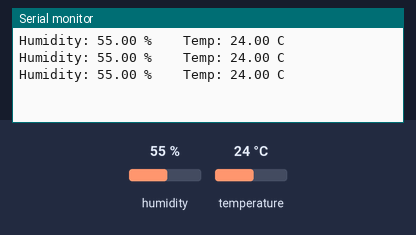
Simulated run of this sketch. Board: Arduino Uno, built with avr-gcc and run on an emulated ATmega328P. Parts: the last lines printed to the serial monitor. Inputs (shaded band) come from the test bench; at power-on: humidity 55 %, temperature 24 °C.

Above: at 2.8 s.
2.9 s: humidity set to 22 %
At 4.4 s:
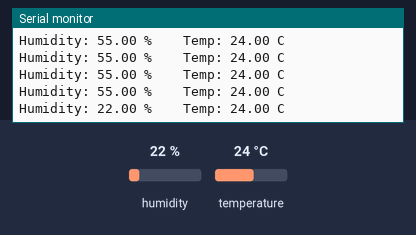
5.6 s: temperature set to 12 °C
At 6.8 s:
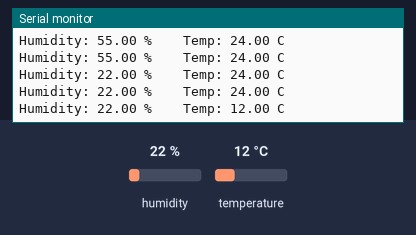
8.3 s: humidity set to 40 %
At 9.9 s:
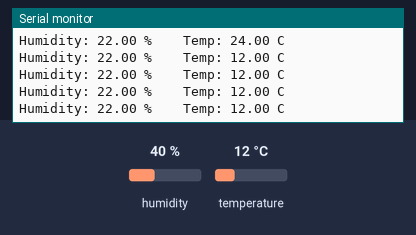
Timing chart, 0 to 11.4 s (numbered marks = the images above; inputs shaded):
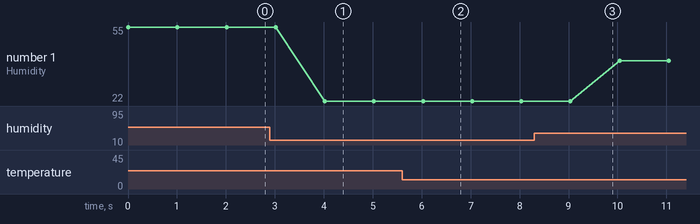

The sketch:

DHT21_Uno.ino
```cpp
// Download Library: "DHT sensor library" และ "Adafruit Unified Sensor" จาก Library Manager
#include "DHT.h"
#define DHTPIN 2       // Data Wire to D2
#define DHTTYPE DHT21  // Config Model (DHT21)

DHT dht(DHTPIN, DHTTYPE);

void setup() {
  Serial.begin(9600);
  dht.begin();
}

void loop() {
  float h = dht.readHumidity();
  float t = dht.readTemperature();

  Serial.print("Humidity: ");
  Serial.print(h);
  Serial.print(" % \t Temp: ");
  Serial.print(t);
  Serial.println(" C");

  delay(1000); // หน่วงเวลา 1 วินาที
}
```

Measured:
- after the input at 2.9 s, the serial monitor: prints a new line after 1.1 s (image 1)
- after the input at 5.6 s, the serial monitor: prints a new line after 0.43 s (image 2)
- plotted number 1: 55 → 22 after the input at 2.9 s, 22 → 40 after the input at 8.3 s
